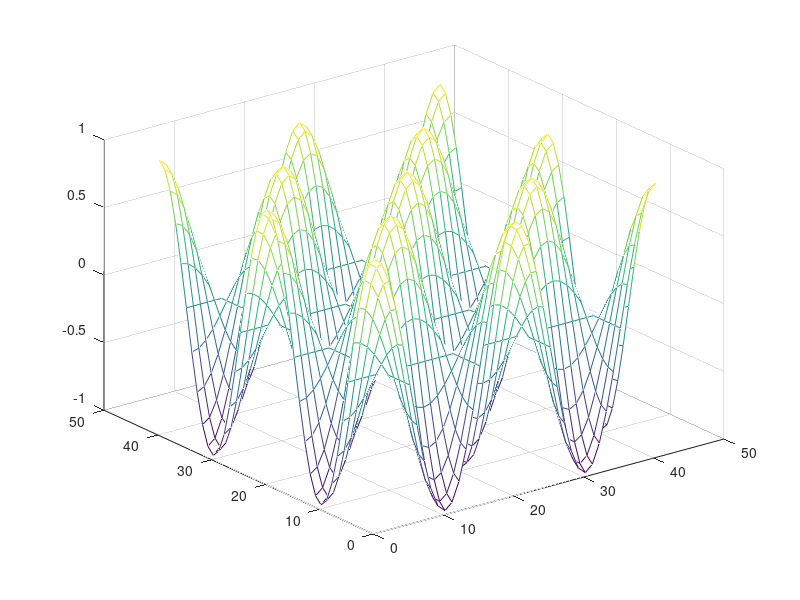

Write MATLAB code to recreate this figure. (Note: this script raises an error after producing the figure.)
%
%	Image of a contrast reversing gratings:
%	contrastReversal.ps
%

cd /home/brian/book/05retina/fig/subContrastReversal

x = 0:.01:2;
t = 0:.01:2;
reversalGrating = zeros(length(x),length(t));
for i=1:length(t)
 reversalGrating(:,i) = (cos(2*pi*x)*cos(2*pi*t(i)))';
end

[r c] = size(reversalGrating);
mesh(reversalGrating(1:5:r,1:5:c))
set(gca,'yticklabels',[],'xticklabels',[],'zticklabels',[]);
set(gca,'zlim',[-2 2])
az = -57.5; el = 25;
view([az el])
grid on
colormap( (gray(128) + .2) *.8)
brighten(0.7)
print -deps contrastReversalMesh.eps
print -dill contrastReversalMesh.ill

%
%	Image of contrast-reversal grating
%
colormap(gray(128))
mp = colormap;
m = size(mp,1);
ireversalGrating = scale(reversalGrating,1,m);
image(ireversalGrating), axis image, axis off
tiffwrite(ireversalGrating,mp,'contrastReversalImage.tif');
%print -deps contrastReversalImg.eps

plot(reversalGrating(:,1))
set(gca,'ylim',[-1 1],'xlim',[0 200],'xticklabels',[],'yticklabels',[]);
print -deps sineA.eps
print -dill sineA.ill

plot(reversalGrating(:,26))
set(gca,'ylim',[-1 1],'xlim',[0 200],'xticklabels',[],'yticklabels',[]);
print -deps sineB.eps
print -dill sineB.ill

plot(reversalGrating(:,51))
set(gca,'ylim',[-1 1],'xlim',[0 200],'xticklabels',[],'yticklabels',[]);
print -deps sineC.eps
print -dill sineC.ill

%%%%%%%%%%%%%%%%%%%%%%%5
%
%	NOT USED.  And, I don't know what it is any more.
%
x = 0:.05:2;
t = 0:.05:2;
ph = [.33:.33:1] * pi
reversalGrating = zeros(length(x),length(t));
blank = ones(7,size(reversalGrating,2));

phaseGratings = [];
for j=1:length(ph)
 for i=1:length(t)
  reversalGrating(:,i) = (cos(2*pi*x + ph(j))*cos(2*pi*t(i)))';
 end
phaseGratings = [phaseGratings;reversalGrating;blank];
end
imagesc(phaseGratings)
axis off
print -deps phaseGratings
